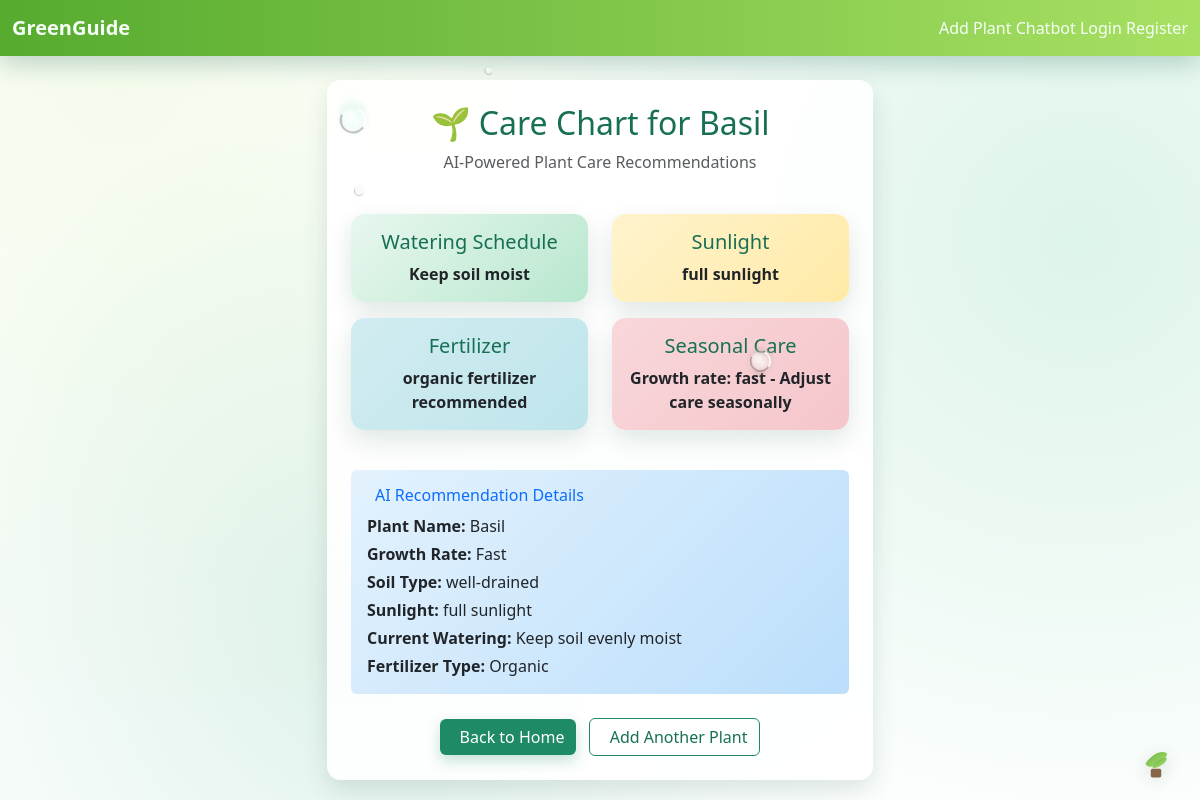
Page /care/2/ on the committed database.
### core/models.py (models this page shows, shortened)
class Plant(models.Model):
    GROWTH_CHOICES = [
        ('slow', 'Slow'),
        ('moderate', 'Moderate'),
        ('fast', 'Fast'),
    ]
    FERTILIZER_CHOICES = [
        ('balanced', 'Balanced'),
        ('organic', 'Organic'),
        ('low-nitrogen', 'Low-nitrogen'),
        ('acidic', 'Acidic'),
        ('no', 'No fertilizer'),
    ]
    name = models.CharField(max_length=100)
    growth = models.CharField(max_length=20, choices=GROWTH_CHOICES, default='moderate')
    soil_type = models.CharField(max_length=100)
    sunlight = models.CharField(max_length=50)
    watering_frequency = models.CharField(max_length=100)  # Changed to text-based
    fertilizer_type = models.CharField(max_length=20, choices=FERTILIZER_CHOICES, default='balanced')

class CareRecommendation(models.Model):
    plant = models.ForeignKey(Plant, on_delete=models.CASCADE)
    watering_schedule = models.CharField(max_length=100)
    sunlight_amount = models.CharField(max_length=100)
    fertilizer_usage = models.CharField(max_length=100)
    seasonal_care = models.CharField(max_length=200)

### core/views.py (the view)
# urls.py: path('care/<int:plant_id>/', views.care_chart, name='care_chart'),
def care_chart(request, plant_id):
    plant = get_object_or_404(Plant, id=plant_id)
    rec = CareRecommendation.objects.filter(plant=plant).last()
    context = {
        'plant': plant,
        'rec': rec,
        'model_info': {
            'available': MODEL_LOADED,
            'type': model_type if MODEL_LOADED else 'None',
            'accuracy': f"{model_accuracy:.1%}" if MODEL_LOADED else 'N/A'
        }
    }
    return render(request, 'core/care_chart.html', context)

### core/templates/core/care_chart.html (shortened to what this page needs)
{% extends 'core/base.html' %}
{% block content %}
<div class="row justify-content-center">
    <div class="col-md-8 col-lg-6">
        <div class="card stat-card p-4">
            <div class="text-center mb-4">
                <h2 class="text-green mb-2">🌱 Care Chart for {{ plant.name }}</h2>
                <p class="text-muted">AI-Powered Plant Care Recommendations</p>
            </div>
            <div class="row">
                <div class="col-md-6 mb-3">
                    <div class="card h-100 border-0" style="background: linear-gradient(135deg, #e8f7ee, #b8e7cf);">
                        <div class="card-body text-center">
                            <h5 class="card-title text-green">Watering Schedule</h5>
                            <p class="card-text fw-bold">{{ rec.watering_schedule }}</p>
                        </div>
                    </div>
                </div>
                <div class="col-md-6 mb-3">
                    <div class="card h-100 border-0" style="background: linear-gradient(135deg, #fff3cd, #ffeaa7);">
                        <div class="card-body text-center">
                            <h5 class="card-title text-green">Sunlight</h5>
                            <p class="card-text fw-bold">{{ rec.sunlight_amount }}</p>
                        </div>
                    </div>
                </div>
                <div class="col-md-6 mb-3">
                    <div class="card h-100 border-0" style="background: linear-gradient(135deg, #d1ecf1, #bee5eb);">
                        <div class="card-body text-center">
                            <h5 class="card-title text-green">Fertilizer</h5>
                            <p class="card-text fw-bold">{{ rec.fertilizer_usage }}</p>
                        </div>
                    </div>
                </div>
                <div class="col-md-6 mb-3">
                    <div class="card h-100 border-0" style="background: linear-gradient(135deg, #f8d7da, #f5c6cb);">
                        <div class="card-body text-center">
                            <h5 class="card-title text-green">Seasonal Care</h5>
                            <p class="card-text fw-bold">{{ rec.seasonal_care }}</p>
                        </div>
                    </div>
                </div>
            </div>
            <div class="mt-4 p-3 rounded" style="background: linear-gradient(135deg, #e3f2fd, #bbdefb);">
                <h6 class="text-primary mb-2">AI Recommendation Details</h6>
                <p class="mb-1"><strong>Plant Name:</strong> {{ plant.name }}</p>
                <p class="mb-1"><strong>Growth Rate:</strong> {{ plant.get_growth_display }}</p>
                <p class="mb-1"><strong>Soil Type:</strong> {{ plant.soil_type }}</p>
                <p class="mb-1"><strong>Sunlight:</strong> {{ plant.sunlight }}</p>
                <p class="mb-1"><strong>Current Watering:</strong> {{ plant.watering_frequency }}</p>
                <p class="mb-0"><strong>Fertilizer Type:</strong> {{ plant.get_fertilizer_type_display }}</p>
            </div>
            <div class="text-center mt-4">
                <a href="{% url 'home' %}" class="btn btn-green me-2">
                    Back to Home
                </a>
                <a href="{% url 'plant_form' %}" class="btn btn-outline-green">
                    Add Another Plant
                </a>
            </div>
        </div>
    </div>
</div>
{% endblock %}

### core/templates/core/base.html (style rules this page uses)
:root { --green-900: #0b3d2e; --green-800: #115e46; --green-700: #187054; --green-600: #1e8a66; --green-500: #24a773; --green-400: #44c387; --green-300: #7dd3ae; --green-200: #b8e7cf; --green-100: #e8f7ee; --leaf-1: #a8e063; --leaf-2: #56ab2f; --accent: #ffd166; --glass-blur: 3px; --glass-tint: rgba(60, 120, 90, 0.08); }
body { position: relative; min-height: 100vh; background: linear-gradient(135deg, var(--green-100), var(--green-200)) fixed; background-image: radial-gradient(circle at 10% 10%, rgba(168,224,99,0.12) 0, transparent 50%), radial-gradient(circle at 90% 30%, rgba(68,195,135,0.18) 0, transparent 55%), radial-gradient(circle at 30% 80%, rgba(36,167,115,0.15) 0, transparent 50%); color: #0f2e24; overflow-x: hidden; }
body::before { content: ""; position: fixed; inset: 0; background-image: url('https://images.unsplash.com/photo-1501004318641-b39e6451bec6?q=80&w=1920&auto=format&fit=crop'); background-size: cover; background-position: center; background-repeat: no-repeat; opacity: 0.28; filter: saturate(1.2) contrast(1.05); z-index: -3; }
.card { border: none; border-radius: 14px; box-shadow: 0 10px 24px rgba(11, 61, 46, 0.12); }
.card .card-title { color: var(--green-800); }
.btn-green { background: var(--green-600); color: #fff; border: 0; box-shadow: 0 6px 14px rgba(30,138,102,0.25); }
.btn-outline-green { border-color: var(--green-600); color: var(--green-700); }
.text-green { color: var(--green-700) !important; }
.stat-card { background: rgba(255,255,255,0.9); }

### rows in the picture
Plant: name "Basil", growth "Fast", soil_type "well-drained", sunlight "full sunlight", watering_frequency "Keep soil evenly moist", fertilizer_type "Organic"
CareRecommendation: watering_schedule "Keep soil moist", sunlight_amount "full sunlight", fertilizer_usage "organic fertilizer recommended", seasonal_care "Growth rate: fast - Adjust care seasonally"
